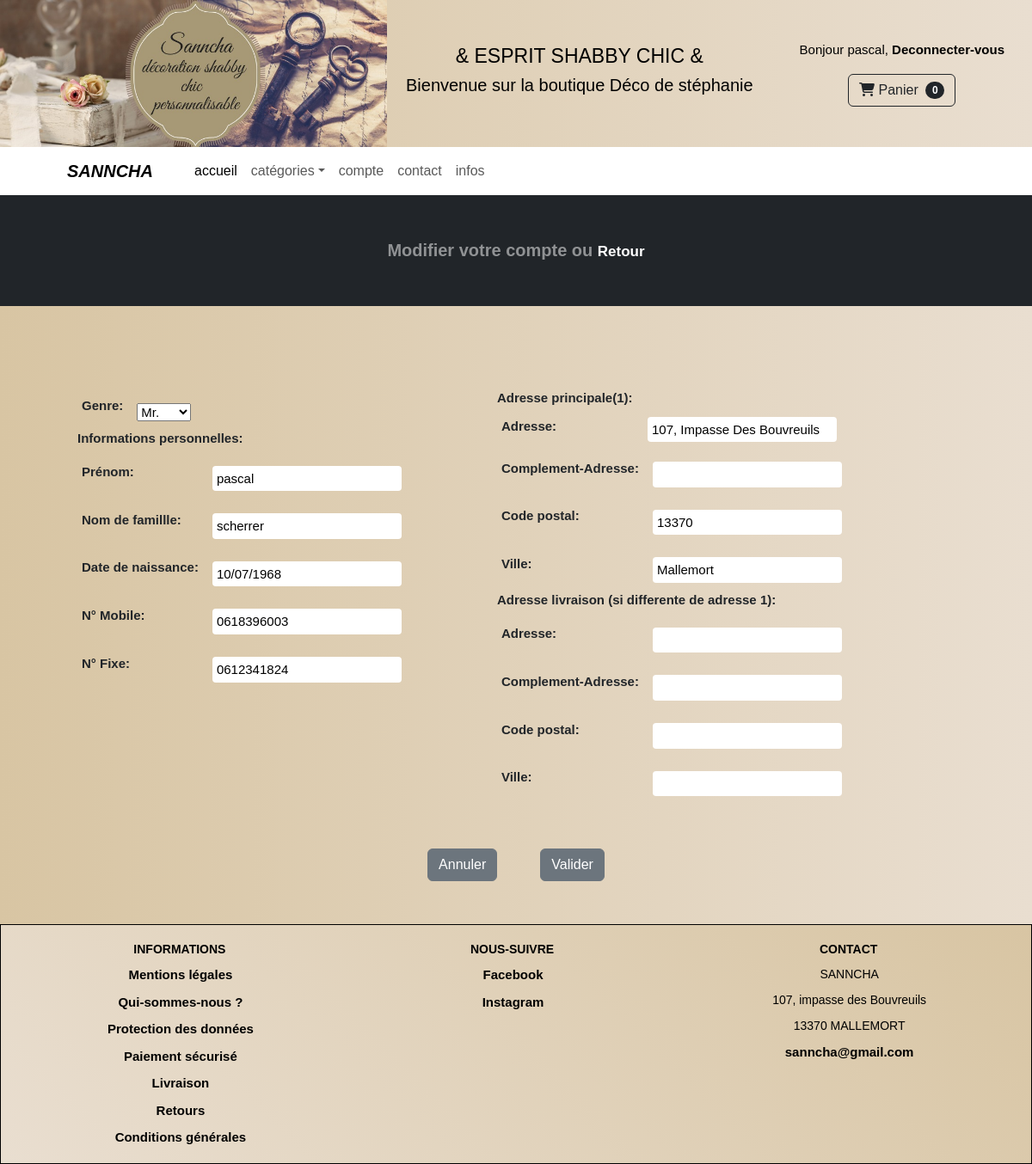
Screenshot of /account/edit/ (signed in) with the database file from the repository.
### account/models.py (models this page shows, shortened)
class Profile(models.Model):
    GENRE = (
        ('aucun', 'aucun'),
        ('Mme.', 'Mme.'),
        ('Mr.', 'Mr.'),
    )
    user = models.OneToOneField(settings.AUTH_USER_MODEL, on_delete=models.CASCADE)
    date_of_birth = models.DateField(blank=True, null=True)
    address_primary = models.CharField(max_length=250)
    complement_adress_primary = models.CharField(max_length=250, blank=True, null=True)
    postal_code_primary = models.CharField(max_length=20)
    city_primary = models.CharField(max_length=100)
    phoneNumber1 = models.CharField(max_length=16, blank=True, null=True)
    phoneNumber2 = models.CharField( max_length=16, blank=True, null=True)
    address_secondery = models.CharField(max_length=250, blank=True, null=True)
    complement_adress_secondary = models.CharField(max_length=250, blank=True, null=True)
    postal_code_secondery = models.CharField(max_length=20, blank=True, null=True)
    city_secondery = models.CharField(max_length=100, blank=True, null=True)
    genre = models.CharField(choices=GENRE, default=1, max_length=20)

### account/views.py (the view)
# urls.py: path("edit/", edit, name="edit"),
@login_required
def edit(request):
	if request.method == "POST":
		user_form = UserEditForm(instance=request.user, data=request.POST)
		profile_form = ProfileEditForm(
			instance=request.user.profile, data=request.POST, files=request.FILES
		)
		if user_form.is_valid() and profile_form.is_valid():
			user_form.save()
			profile_form.save()
			messages.success(request, "Vos informations ont été sauvegardées avec succes ...")
			return redirect('home')
		else:
			messages.error(request, 'Un problème est survenu, vos données n\'ont pas été enregistrées.\
				  Merci de vérifier vos données dans le formulaire ...')
			return redirect('edit')
	else:
		user_form = UserEditForm(instance=request.user)
		profile_form = ProfileEditForm(instance=request.user.profile)
	context = {
		"user_form": user_form,
		"profile_form": profile_form,
		}
	return render(request, "account/edit.html", context)

### account/forms.py
class UserEditForm(forms.ModelForm):
    class Meta:
        model = User
        fields = ['first_name', 'last_name', 'email']
        labels = {
            "first_name": "Prénom",
            "last_name": "Nom de famille",
            "email": "Adresse Email",
        }

class ProfileEditForm(forms.ModelForm):
    class Meta:
        model = Profile
        fields = [
            "genre",
            "date_of_birth",
            "address_primary",
            "complement_adress_primary",
            "postal_code_primary",
            "city_primary",
            "phoneNumber1",
            "phoneNumber2",
            "address_secondery",
            "complement_adress_secondary",
            "postal_code_secondery",
            "city_secondery",
        ]
        labels = {
            "genre": "genre",
            "date_of_birth": "Date de naissance",
            "address_primary": "Adresse principale",
            "complement_adress_primary": "Complement d'adresse",
            "postal_code_primary": "Code Postal",
            "city_primary": "Ville",
            "phoneNumber1": "N° Mobile",
            "phoneNumber2": "N° Fixe",
            "address_secondery": "Adresse secondaire",
            "complement_adress_secondary": "Complement d'adresse",
            "postal_code_secondery": "Code Postal",
            "city_secondery": "Ville",
        }

### cart/cart.py (called while the page is built)
	def __len__(self):
		return sum(item['quantity'] for item in self.cart.values())

### cart/context_processors.py (called while the page is built)
def cart(request):
	return {'cart': Cart(request)}

### account/templates/account/edit.html (shortened to what this page needs)
{% extends "base.html" %}
{% load static %}
{% block css %}
<link rel="stylesheet" type="text/css" href="{% static 'css/style.css' %}">
{% endblock css %}
{% block content %}
<div id="edit-compte">
  <header class="bg-dark py-1">
    <div class="container px-4 px-lg-5 my-5">
        <div class="text-center text-white-50">
            <h3 class="display-4 fw-bolder" style="font-size: 20px;">
              Modifier votre compte ou <a href="{% url 'dashboard' %}#dashboard" style="color: white; font-size: 17px;">Retour</a>
            </h3>
        </div>
    </div>
  </header>
  <br><br>
  <div class="group">
    <form method="post" enctype="multipart/form-data">
      <div class="block">
        <div class="gauche">
          <table>
            <tr>
              <th>Genre: </th>
              <td> {{ profile_form.genre }}</td>
            </tr>
          </table>
          <h2>Informations personnelles:</h2>
          <table>
            <tr>
              <th>Prénom: </th>
              <td>{{ user_form.first_name }}</td>
            </tr>
            <tr>
              <th>Nom de famillle: </th>
              <td>{{ user_form.last_name }}</td>
            </tr>
            <tr>
              <th>Date de naissance: </th>
              <td>{{ profile_form.date_of_birth }}</td>
            </tr>
            <tr>
              <th>N° Mobile:</th>
              <td>{{ profile_form.phoneNumber1 }}</td>
            </tr>
            <tr>
              <th>N° Fixe:</th>
              <td>{{ profile_form.phoneNumber2 }}</td>
            </tr>
          </table>
        </div>
        <div class="droite">
          <h2>Adresse principale(1):</h2>
          <table>
            <tr>
              <th>Adresse:</th>
              <td style="padding: 5px;">{{ profile_form.address_primary }}</td>
            </tr>
            <tr>
              <th>Complement-Adresse:</th>
              <td>{{ profile_form.complement_adress_primary }}</td>
            </tr>
            <tr>
              <th>Code postal:</th>
              <td>{{ profile_form.postal_code_primary }}</td>
            </tr>
            <tr>
              <th>Ville:</th>
              <td>{{ profile_form.city_primary }}</td>
            </tr>
          </table>
          <h2>Adresse livraison (si differente de adresse 1):</h2>
          <table>
            <tr>
              <th>Adresse:</th>
              <td>{{ profile_form.address_secondery }}</td>
            </tr>
            <tr>
              <th>Complement-Adresse:</th>
              <td>{{ profile_form.complement_adress_secondary }}</td>
            </tr>
            <tr>
              <th>Code postal:</th>
              <td>{{ profile_form.postal_code_secondery }}</td>
            </tr>
            <tr>
              <th>Ville:</th>
              <td>{{ profile_form.city_secondery }}</td>
            </tr>
          </table>
        </div>
      </div>
      <div class="button">
        <a href="{% url 'dashboard' %}#dashboard" class="btn btn-secondary">Annuler</a>
        <input type="submit" value="Valider" class="btn btn-secondary">
      </div>
    </form>
  </div>
</div>
{% endblock %}

### store/templates/navbar.html (shortened to what this page needs)
{% load static %}
{% block css %}
    <link rel="stylesheet"
          type="text/css"
          href="{% static 'css/style.css' %}">
{% endblock css %}
<div id="navbar">
    <div class="group">
        <div class="left-section">
            <img src="{% static 'assets/logo.jpg' %}" alt="logo"></image>
        </div>
        <div class="center">
            <div class="text-center">
                <h1>& ESPRIT SHABBY CHIC &</h1>
                <h2>Bienvenue sur la boutique Déco de stéphanie</h2>
            </div>
        </div>
        <div class="right-section">
            <div class="user">
                {% if request.user.is_authenticated %}
                    <p>
                        Bonjour {{ request.user.first_name|default:request.user.username }},
                        <a href='{% url "logout" %}#navbar'>Deconnecter-vous</a>
                    </p>
                {% else %}
                    <p>
                        <a href='{% url "login" %}#nav'>Connecter-vous</a>
                    </p>
                {% endif %}
            </div>
            <form class="d-flex" style="margin-bottom: 20px;">
                <a href="{% url 'cart_detail' %}" class="btn btn-outline-dark"><i class="fa-solid fa-cart-shopping"></i>
                                    Panier
                {% with total_qty=cart|length %}
                <span class="badge bg-dark text-white ms-1 rounded-pill" id="cart_quantity">
                    {% if total_qty > 0 %}
                        {{ total_qty }}
                    {% else %}
                        0
                    {% endif %}
                </span></a>
                {% endwith%}
            </form>
        </div>
    </div>
</div>
<div id="nav">
    <nav class="navbar navbar-expand-lg navbar-light bg-white">
        <div class="container px-4 px-lg-5">
            <a class="navbar-brand" href="{% url 'home' %}" style="font-style: oblique;">SANNCHA</a>
            <div class="collapse navbar-collapse" id="navbarSupportedContent">
                <ul class="navbar-nav me-auto mb-2 mb-lg-0 ms-lg-4">
                    <li class="nav-item"><a class="nav-link active" aria-current="page" href="{% url 'home' %}">accueil</a></li>
                    <li class="nav-item dropdown">
                        <a class="nav-link dropdown-toggle" id="navbarDropdown" href="#" role="button" data-bs-toggle="dropdown" aria-expanded="false">catégories</a>
                    </li>
                    {% if request.user.is_authenticated %}
                        <li class="nav-item"><a class="nav-link" href="{% url 'dashboard' %}#dashboard">compte</a></li>
                    {% endif %}
                    <li class="nav-item"><a class="nav-link" href="{% url 'contact' %}#form-contact">contact</a></li>
                    <li class="nav-item"><a class="nav-link" href="">infos</a></li>
                </ul>
            </div>
        </div>
    </nav>
</div>

### static/css/style.css (style rules this page uses)
* { padding: 0px; margin: 0px; font-family: Arial, Helvetica, sans-serif; }
body { background: linear-gradient(90deg, #d8c5a3, #e9ded0); padding: 0px; margin: 0px; }
h1 { font-size: 23px; }
h2 { font-size: 20px; }
h3 { font-size: 18px; font-weight: 600; }
a { text-decoration: none; color: black; font-weight: 600; position: relative; }
a::before { position: absolute; right: 0; left: 0; bottom: 0px; margin: auto; width: 0%; content: ''; color: transparent; background: black; height: 0px; transition: all 0.3sec; }
#navbar { padding: 0%; margin: 0%; color: black; }
#navbar .group { display: flex; width: 100%; flex-wrap: wrap; align-items: stretch; justify-content: space-between; }
#navbar .group .left-section { align-content: first baseline; margin: 0%; padding: 0%; min-width: min-content; max-width: max-content; }
#navbar .group .left-section img { display: block; max-width: 450px; min-width: 250px; }
#navbar .group .center { min-height: min-content; max-height: max-content; margin: 0px; padding: 0px; margin-right: auto; margin-left: auto; align-self: center; }
#navbar .group .center .text-center { text-align: center; }
#navbar .group .right-section { display: flex; flex-wrap: wrap; min-width: min-content; max-width: max-content; justify-content: space-around; height: auto; flex-direction: column; margin-left: auto; margin-right: auto; align-items: center; align-self: center; align-content: center; }
#navbar .group .right-section .user { min-width: min-content; max-width: max-content; height: max-content; padding: 20px 10px 0px 10px; font-size: 15px; }
#navbar .group .right-section .user a { font-size: 15px; }
#cart-detail .cart-info table th, td { align-items: center; display: flex; }
#register .group .block .form-register .form th, td { font-size: 14px; text-align: left; padding: 10px; display: flex; flex-wrap: wrap; line-height: 1.6rem; }
#edit-compte { margin-left: auto; margin-right: auto; width: 100%; height: max-content; margin-bottom: 50px; }
#edit-compte .group { width: 100%; }
#edit-compte .group .block { width: 90%; padding: 40px; display: flex; flex-wrap: wrap; font-size: 15px; justify-content: space-around; }
#edit-compte .group .block h2 { font-size: 15px; font-weight: 600; }
#edit-compte .group .block .gauche { width: max-content; height: max-content; padding: 10px; }
#edit-compte .group .block tr, th, td { padding: 5px 5px 15px 5px; }
#edit-compte .group .block input { border-radius: 4px; padding: 2px 5px; font-size: 15px; border-style: none; width: 220px; background-color: white; }
#edit-compte .group .block .droite { width: max-content; height: max-content; padding: 10px; }
#edit-compte .group .button { width: 100%; justify-content: center; display: flex; gap: 50px; }
#pass-change .block th, td { font-size: 15px; padding: 10px; text-align: left; }
#reset-mdp .group form .info th, td { padding: 11px; }
#form-contact .corps-formulaire form th, td { padding-top: 15px; }

### rows the page displays
Profile: genre "Mr.", date_of_birth "10/07/1968", phoneNumber1 "0618396003", phoneNumber2 "0612341824", address_primary "107, Impasse Des Bouvreuils", postal_code_primary "13370", city_primary "Mallemort"

### other values shown
{{ request.user.first_name|default:request.user.username }} "pascal"
